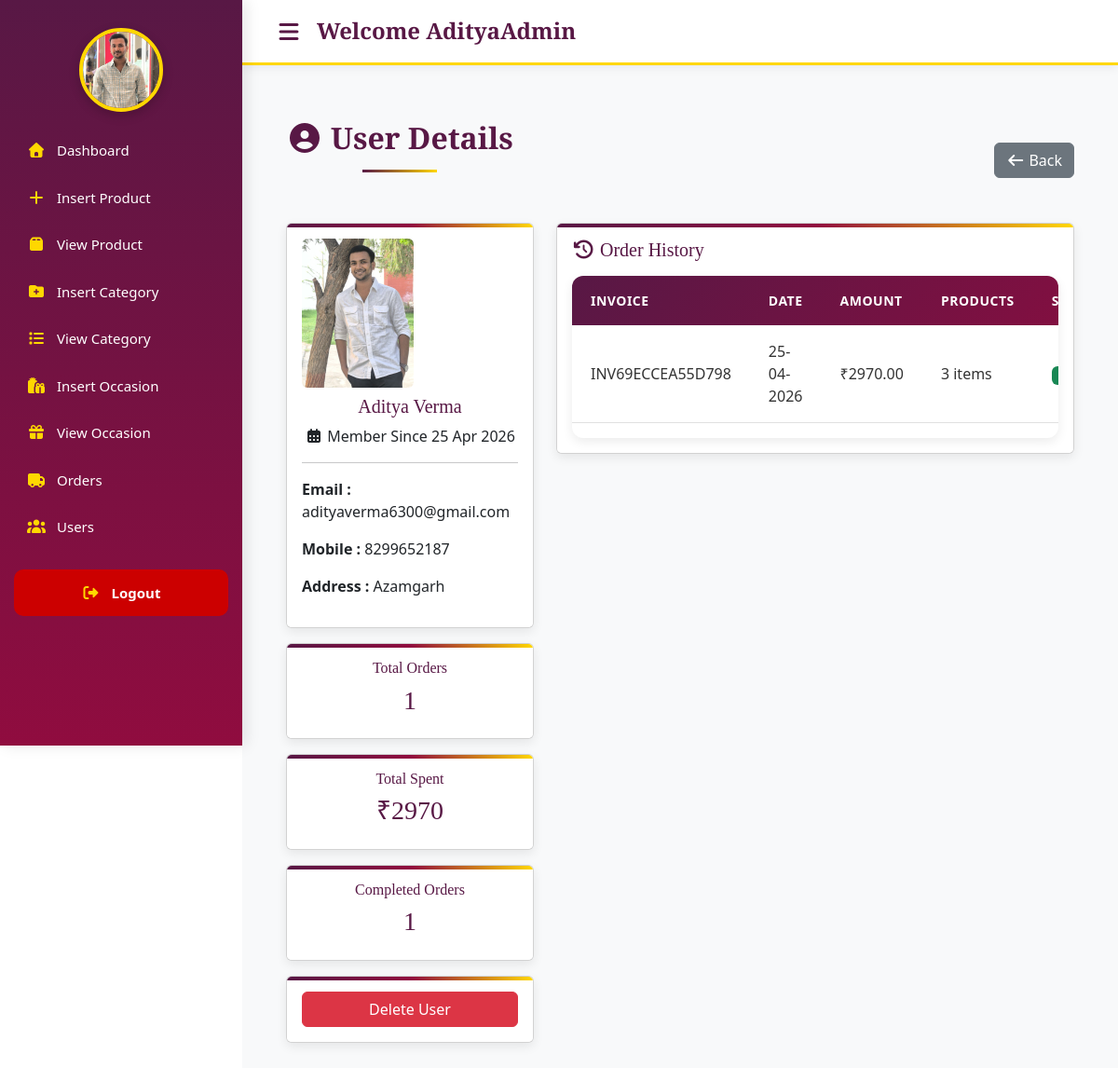
The page /admin/index.php?view_user=18 (signed in) on the database its author committed.
### tables this page shows
CREATE TABLE IF NOT EXISTS `user_table` (
  `user_id` int NOT NULL AUTO_INCREMENT,
  `user_name` varchar(255) NOT NULL,
  `user_email` varchar(255) NOT NULL,
  `user_password` varchar(255) NOT NULL,
  `user_image` varchar(255) NOT NULL,
  `user_address` varchar(255) NOT NULL,
  `user_mobile` varchar(20) NOT NULL,
  `created_at` timestamp NULL DEFAULT CURRENT_TIMESTAMP ON UPDATE CURRENT_TIMESTAMP,
  `user_date` timestamp NULL DEFAULT CURRENT_TIMESTAMP,
  `user_status` enum('active','inactive') DEFAULT 'active',
  PRIMARY KEY (`user_id`)
);

CREATE TABLE IF NOT EXISTS `user_orders` (
  `order_id` int NOT NULL AUTO_INCREMENT,
  `user_id` int NOT NULL,
  `amount_due` decimal(10,2) NOT NULL,
  `invoice_number` varchar(255) NOT NULL,
  `total_product` int NOT NULL,
  `payment_id` varchar(255) DEFAULT NULL,
  `payment_mode` varchar(50) NOT NULL,
  `order_date` datetime DEFAULT CURRENT_TIMESTAMP,
  `order_status` enum('pending','completed','cancelled') NOT NULL,
  `track_status` enum('Pending','Shipped','Out for Delivery','Delivered') NOT NULL,
  PRIMARY KEY (`order_id`)
);

### admin/view_user.php (the view, shortened to what this page needs)
<?php
include('../includes/connect.php');
$user_id = (int)$_GET['view_user'];
$get_user = $con->prepare("SELECT * FROM user_table WHERE user_id=? LIMIT 1");
$get_user->bind_param("i", $user_id);
$get_user->execute();
$user = $get_user->get_result()->fetch_assoc();
$get_order = $con->prepare("SELECT * FROM user_orders WHERE user_id=? ORDER BY order_date DESC");
$get_order->bind_param("i", $user_id);
$get_order->execute();
$result = $get_order->get_result();
$total_orders = $result->num_rows;
$total_spent = 0;
$completed_orders = 0;
$orders = [];
while($row = $result->fetch_assoc()){
    $orders[] = $row;
    $total_spent += $row['amount_due'];
    if(strtolower($row['order_status']) == 'completed'){
        $completed_orders++;
    }
}
$join_date = isset($user['created_at'])
    ? date('d M Y', strtotime($user['created_at']))
    : 'N/A';
?>
<div class="container mt-4 user_page">
    <div class="d-flex justify-content-between align-items-center mb-4">
        <h2>
            <i class="fa-solid fa-user-circle me-2"></i>User Details
        </h2>
        <a href="index.php?list_users" class="btn btn-secondary">
            <i class="fas fa-arrow-left"></i> Back
        </a>
    </div>
    <div class="row">
        <div class="col-lg-4">
            <div class="card user-card">
                <div class="card-body text-center">
                    <img src="../user/user_images/<?php echo $user['user_image']; ?>"
                         class="user-img rounded-2" width="120">
                    <h5 class="user-name mt-2">
                        <?php echo $user['user_name']; ?>
                    </h5>
                    <p class="user-join">
                        <i class="fas fa-calendar-alt"></i>
                        Member Since <?php echo $join_date; ?>
                    </p>
                    <hr>
                    <div class="text-start">
                        <p><strong>Email :</strong> <?php echo $user['user_email']; ?></p>
                        <p><strong>Mobile :</strong> <?php echo $user['user_mobile']; ?></p>
                        <p><strong>Address :</strong> <?php echo $user['user_address']; ?></p>
                    </div>
                </div>
            </div>
            <div class="card mt-3 text-center">
                <div class="card-body">
                    <h6>Total Orders</h6>
                    <h3><?php echo $total_orders; ?></h3>
                </div>
            </div>
            <div class="card mt-3 text-center">
                <div class="card-body">
                    <h6>Total Spent</h6>
                    <h3>₹<?php echo $total_spent; ?></h3>
                </div>
            </div>
            <div class="card mt-3 text-center">
                <div class="card-body">
                    <h6>Completed Orders</h6>
                    <h3><?php echo $completed_orders; ?></h3>
                </div>
            </div>
            <div class="card mt-3">
                <div class="card-body">
                    <a href="index.php?delete_user=<?php echo $user_id; ?>"
                       class="btn btn-danger w-100"
                       onclick="return confirm('Delete user: <?php echo $user['user_name']; ?>?')">
                       Delete User
                    </a>
                </div>
            </div>
        </div>
        <div class="col-lg-8">
            <div class="card card-user">
                <div class="card-body">
                    <h5 class="mb-3">
                        <i class="fas fa-history"></i> Order History
                    </h5>
                    <?php if(empty($orders)){ ?>
                        <div class="alert alert-info text-center">
                            No Orders Found
                        </div>
                    <?php } else { ?>
                    <div class="table-responsive">
                        <table class="table table-hover">
                            <thead>
                                <tr>
                                    <th>Invoice</th>
                                    <th>Date</th>
                                    <th>Amount</th>
                                    <th>Products</th>
                                    <th>Status</th>
                                </tr>
                            </thead>
                            <tbody>
                                <?php foreach($orders as $order){
                                    $item_stmt = $con->prepare("SELECT SUM(quantity) as total_items FROM order_items WHERE order_id=?");
                                    $item_stmt->bind_param("i", $order['order_id']);
                                    $item_stmt->execute();
                                    $item_result = $item_stmt->get_result()->fetch_assoc();
                                    $total_items = $item_result['total_items'] ?? 0;
                                    $status = strtolower($order['order_status']);
                                    if($status == 'completed'){
                                        $badge = 'success';
                                    } elseif($status == 'pending'){
                                        $badge = 'warning';
                                    } elseif($status == 'cancelled'){
                                        $badge = 'danger';
                                    } else {
                                        $badge = 'secondary';
                                    }
                                ?>
                                <tr>
                                    <td><?php echo $order['invoice_number']; ?></td>
                                    <td>
                                        <?php echo date('d-m-Y', strtotime($order['order_date'])); ?>
                                    </td>
                                    <td>₹<?php echo $order['amount_due']; ?></td>
                                    <td><?php echo $total_items; ?> items</td>
                                    <td>
                                        <span class="badge bg-<?php echo $badge; ?>">
                                        </span>
                                    </td>
                                </tr>
                                <?php } ?>
                            </tbody>
                        </table>
                    </div>
                    <?php } ?>
                </div>
            </div>
        </div>
    </div>
</div>

### admin/admin_style.css (style rules this page uses)
:root { --primary-color:#581845; --secondary-color:#FFD700; --accent-color:#900C3F;--light-bg:#F8F9FA;--dark-text:#333;--white:#FFFFFF;--text-medium:#666;--text-light:#999;--border-light:#E0E0E0;--success:#4CAF50;--danger:#DC3545;--warning:#FFC107;--info:#17A2B8;--shadow-sm:0 2px 5px rgba(0, 0, 0, 0.05);--shadow-md:0 4px 12px rgba(0, 0, 0, 0.08);--shadow-lg:0 8px 16px rgba(0, 0, 0, 0.1);--shadow-xl:0 12px 24px rgba(0, 0, 0, 0.15);--font-family-main:'Poppins', sans-serif;--font-family-logo:'Garamond', serif }
* { margin:0;padding:0;box-sizing:border-box }
body { font-family:var(--font-family-main);color:var(--dark-text);background-color:#fff;line-height:1.7;overflow-x:hidden;display:flex;flex-direction:column;min-height:100vh }
h1,h2,h3,h4,h5,h6 { font-family:var(--font-family-logo);font-weight:700;color:var(--primary-color) }
a { text-decoration:none;color:var(--primary-color);transition:all 0.3s cubic-bezier(0.4, 0, 0.2, 1) }
img { max-width:100%;height:auto;display:block }
.btn { border:none;outline:none;box-shadow:none }
hr { border:none;border-top:2px solid var(--border-light);margin:30px 0 }
.main h2 { color:var(--primary-color);font-family:var(--font-family-logo);font-weight:700;margin-bottom:30px;text-align:center }
.main h2::after { content:'';display:block;width:80px;height:3px;background:linear-gradient(90deg, var(--primary-color), var(--secondary-color));margin:15px auto 0 }
.card { border:none;border-radius:12px;box-shadow:var(--shadow-md);overflow:hidden }
.card::before { content:'';position:absolute;top:0;left:0;right:0;height:4px;background:linear-gradient(90deg, var(--primary-color) 0%, var(--accent-color) 50%, var(--secondary-color) 100%) }
.card-body { padding:35px;background:var(--white) }
.btn-secondary { background:var(--text-medium);border:none;color:var(--white);padding:12px 30px;border-radius:10px;font-weight:600;transition:all 0.3s ease }
.btn-danger { background:var(--danger);border:none;color:var(--white);padding:10px 25px;border-radius:8px;font-weight:600;transition:all 0.3s ease }
.table-responsive { border-radius:12px;overflow:hidden;box-shadow:var(--shadow-md) }
.table { margin-bottom:0;background:var(--white) }
.table thead { background:linear-gradient(135deg, var(--primary-color) 0%, var(--accent-color) 100%);color:var(--white) }
.table thead th { padding:16px 20px;font-weight:600;text-transform:uppercase;font-size:14px;letter-spacing:0.5px;border:none }
.table tbody td { padding:16px 20px;vertical-align:middle;border-bottom:1px solid var(--border-light);color:var(--dark-text) }
.table tbody tr { transition:all 0.3s ease }
.badge { padding:8px 16px;border-radius:20px;font-weight:600;font-size:12px;letter-spacing:0.5px;text-transform:uppercase }

### rows shown on the page
user_table: user_image (picture), user_name "Aditya Verma", created_at "25 Apr 2026", user_email "adityaverma6300@gmail.com", user_mobile "8299652187", user_address "Azamgarh"
user_orders: invoice_number "INV69ECCEA55D798", order_date "25-04-2026", amount_due "2970.00", total_items "3"

### other values the page prints
$_SESSION['admin_username'] "AdityaAdmin"
$total_orders "1"
$total_spent "2970"
$completed_orders "1"
